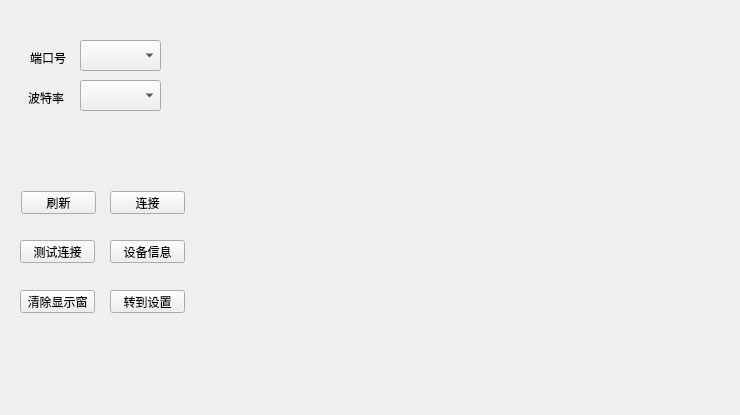
<?xml version="1.0" encoding="UTF-8"?>
<ui version="4.0">
 <class>MiniMTSPort</class>
 <widget class="QWidget" name="MiniMTSPort">
  <property name="geometry">
   <rect>
    <x>0</x>
    <y>0</y>
    <width>740</width>
    <height>415</height>
   </rect>
  </property>
  <property name="windowTitle">
   <string>Form</string>
  </property>
  <widget class="QPushButton" name="testConnect">
   <property name="geometry">
    <rect>
     <x>20</x>
     <y>240</y>
     <width>75</width>
     <height>23</height>
    </rect>
   </property>
   <property name="text">
    <string>测试连接</string>
   </property>
  </widget>
  <widget class="QPushButton" name="connect">
   <property name="geometry">
    <rect>
     <x>110</x>
     <y>191</y>
     <width>75</width>
     <height>23</height>
    </rect>
   </property>
   <property name="text">
    <string>连接</string>
   </property>
  </widget>
  <widget class="QPushButton" name="clearWin">
   <property name="geometry">
    <rect>
     <x>20</x>
     <y>290</y>
     <width>75</width>
     <height>23</height>
    </rect>
   </property>
   <property name="text">
    <string>清除显示窗</string>
   </property>
  </widget>
  <widget class="QPushButton" name="refresh">
   <property name="geometry">
    <rect>
     <x>21</x>
     <y>191</y>
     <width>75</width>
     <height>23</height>
    </rect>
   </property>
   <property name="text">
    <string>刷新</string>
   </property>
  </widget>
  <widget class="QPushButton" name="motorDetails">
   <property name="geometry">
    <rect>
     <x>110</x>
     <y>240</y>
     <width>75</width>
     <height>23</height>
    </rect>
   </property>
   <property name="text">
    <string>设备信息</string>
   </property>
  </widget>
  <widget class="QLabel" name="label">
   <property name="geometry">
    <rect>
     <x>30</x>
     <y>50</y>
     <width>51</width>
     <height>16</height>
    </rect>
   </property>
   <property name="text">
    <string>端口号</string>
   </property>
  </widget>
  <widget class="QComboBox" name="buandRate">
   <property name="geometry">
    <rect>
     <x>80</x>
     <y>80</y>
     <width>81</width>
     <height>31</height>
    </rect>
   </property>
  </widget>
  <widget class="QWidget" name="widget_10" native="true">
   <property name="geometry">
    <rect>
     <x>200</x>
     <y>50</y>
     <width>481</width>
     <height>301</height>
    </rect>
   </property>
   <layout class="QGridLayout" name="gridLayout_10">
    <item row="0" column="0">
     <widget class="QTextBrowser" name="textBrowser">
      <property name="styleSheet">
       <string notr="true">background-color: transparent;</string>
      </property>
      <property name="frameShape">
       <enum>QFrame::NoFrame</enum>
      </property>
      <property name="lineWidth">
       <number>0</number>
      </property>
      <property name="cursorWidth">
       <number>0</number>
      </property>
     </widget>
    </item>
   </layout>
  </widget>
  <widget class="QComboBox" name="portName">
   <property name="geometry">
    <rect>
     <x>80</x>
     <y>40</y>
     <width>81</width>
     <height>31</height>
    </rect>
   </property>
  </widget>
  <widget class="QLabel" name="label_2">
   <property name="geometry">
    <rect>
     <x>28</x>
     <y>90</y>
     <width>51</width>
     <height>16</height>
    </rect>
   </property>
   <property name="text">
    <string>波特率</string>
   </property>
  </widget>
  <widget class="QPushButton" name="toSet">
   <property name="geometry">
    <rect>
     <x>110</x>
     <y>290</y>
     <width>75</width>
     <height>23</height>
    </rect>
   </property>
   <property name="text">
    <string>转到设置</string>
   </property>
  </widget>
 </widget>
 <resources/>
 <connections/>
</ui>
